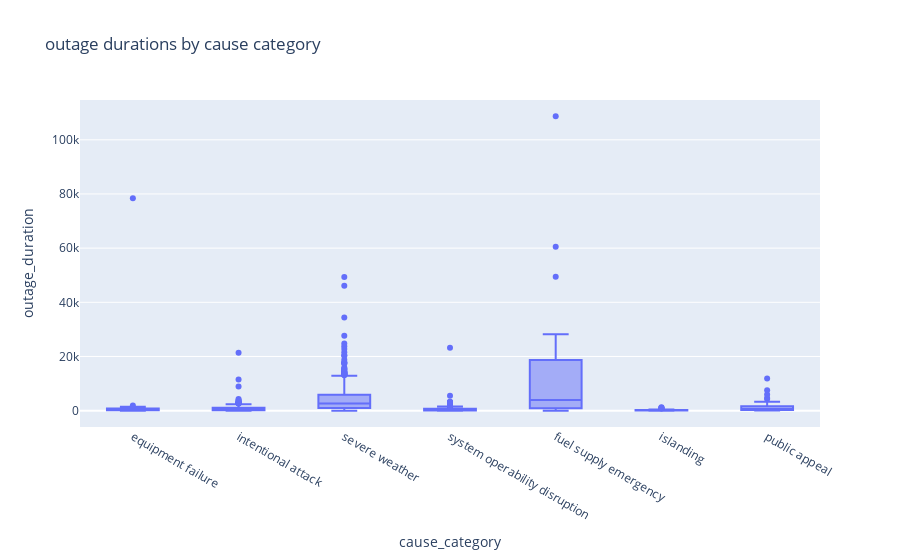

Source (notebook cell):
### Code cell
box_df = outages_cleaned.groupby(['outage_duration', 'cause_category']).count().reset_index()
fig = px.box(box_df, x='cause_category', y='outage_duration', title="outage durations by cause category")
fig.show()

### Figure 1 — Plotly figure (JSON) as saved in the notebook; plotly's stock layout.template omitted (floating-point values rounded to 4 significant figures; data arrays with more than 128 entries replaced by an {"elided": "..."} marker saying what was removed)
{"data": [{"alignmentgroup": "True", "hovertemplate": "cause_category=%{x}<br>outage_duration=%{y}<extra></extra>", "legendgroup": "", "marker": {"color": "#636efa"}, "name": "", "notched": false, "offsetgroup": "", "orientation": "v", "showlegend": false, "type": "box", "x": {"elided": "1032 str values"}, "x0": " ", "xaxis": "x", "y": {"elided": "1032 int values"}, "y0": " ", "yaxis": "y"}], "layout": {"boxmode": "group", "legend": {"tracegroupgap": 0}, "title": {"text": "outage durations by cause category"}, "xaxis": {"anchor": "y", "domain": [0, 1], "title": {"text": "cause_category"}}, "yaxis": {"anchor": "x", "domain": [0, 1], "title": {"text": "outage_duration"}}}}
